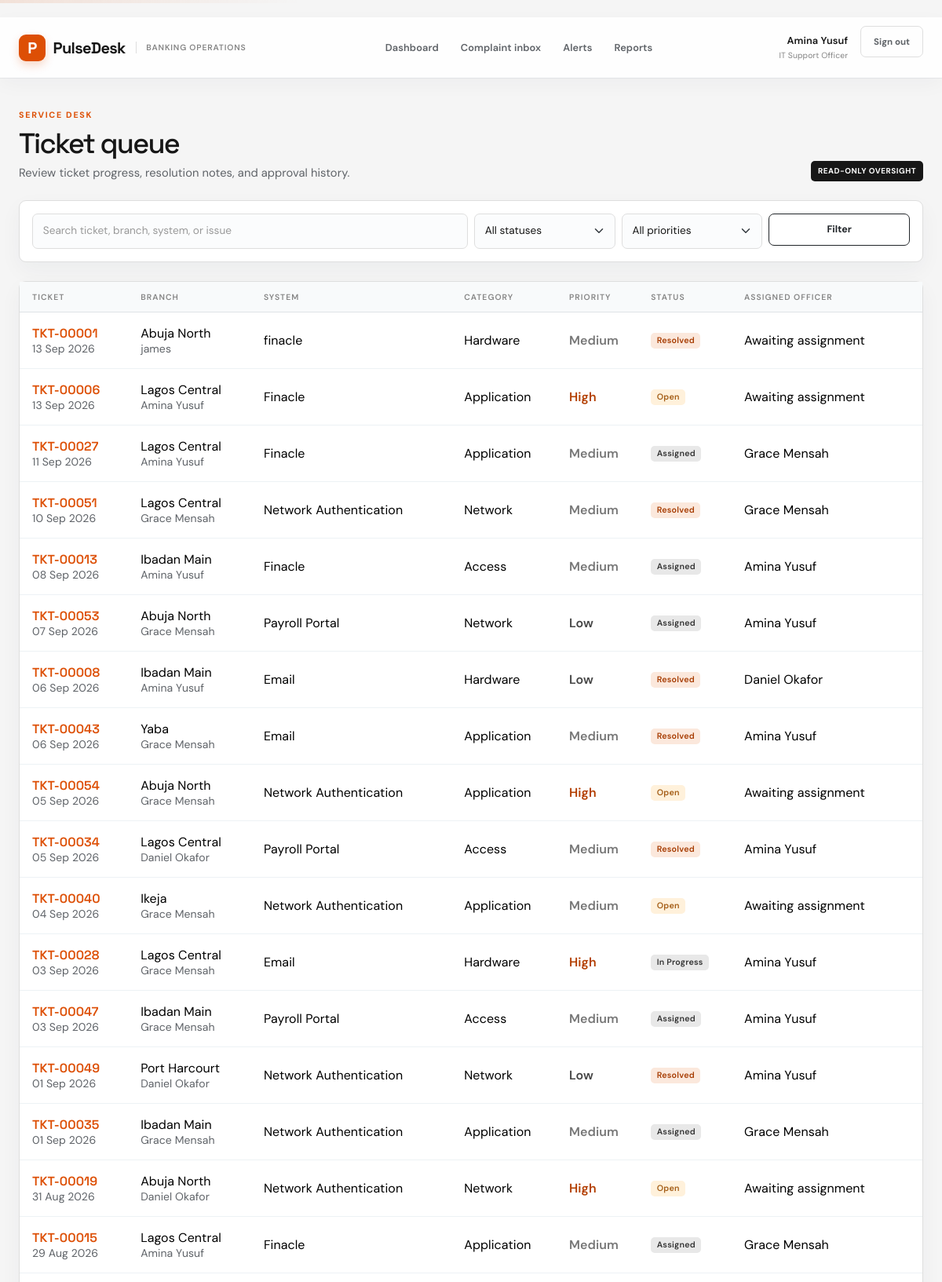
Page /tickets (signed in, upper part) on the committed database.
### app.py (models this page shows)
class User(db.Model):
    id = db.Column(db.Integer, primary_key=True)
    name = db.Column(db.String(120), nullable=False)
    email = db.Column(db.String(160), unique=True, nullable=False)
    password = db.Column(db.String(255), nullable=False)
    role = db.Column(db.String(40), nullable=False, default="IT Support Officer")

class Ticket(db.Model):
    id = db.Column(db.Integer, primary_key=True)
    ticket_number = db.Column(db.String(30), unique=True, nullable=False)
    branch_id = db.Column(db.Integer, db.ForeignKey("branch.id"), nullable=False)
    reported_by = db.Column(db.String(120), nullable=False)
    category = db.Column(db.String(80), nullable=False)
    system = db.Column(db.String(100), nullable=False)
    description = db.Column(db.Text, nullable=False)
    priority = db.Column(db.String(20), nullable=False, default="Medium")
    status = db.Column(db.String(30), nullable=False, default="Open")
    assigned_to = db.Column(db.String(120))
    created_at = db.Column(db.DateTime, nullable=False, default=datetime.utcnow)
    resolved_at = db.Column(db.DateTime)

class Branch(db.Model):
    id = db.Column(db.Integer, primary_key=True)
    branch_name = db.Column(db.String(120), nullable=False)
    location = db.Column(db.String(120), nullable=False)
    tickets = db.relationship("Ticket", backref="branch", lazy=True)

### app.py (the view, shortened to what this page needs)
@app.route("/tickets")
@login_required
def tickets():
    search, status, priority = (
        request.args.get("search", "").strip(),
        request.args.get("status", ""),
        request.args.get("priority", ""),
    )
    query = Ticket.query
    if status:
        query = query.filter_by(status=status)
    if priority:
        query = query.filter_by(priority=priority)
    return render_template(
        "ticket_queue.html", tickets=query.order_by(Ticket.created_at.desc()).all()
    )

### app.py (called while the page is built)
def current_user():
    user_id = session.get("user_id")
    return db.session.get(User, user_id) if user_id else None

@app.context_processor
def inject_user():
    return {"current_user": current_user()}

def login_required(view):
    @wraps(view)
    def wrapped(*args, **kwargs):
        if not session.get("user_id"):
            return redirect(url_for("login", next=request.path))
        return view(*args, **kwargs)
    return wrapped

### templates/ticket_queue.html (shortened to what this page needs)
{% extends "base.html" %}
{% block content %}
  <div class="d-flex flex-wrap justify-content-between align-items-end gap-3 mb-4">
    <div>
      <div class="eyebrow mb-2">Service desk</div>
      <h1 class="page-title mb-1">Ticket queue</h1>
      <p class="text-secondary mb-0">
        {% if current_user.role == "IT Supervisor" %}
          Assign new complaints and monitor work through closure approval.
        {% else %}
          Review ticket progress, resolution notes, and approval history.
        {% endif %}
      </p>
    </div>
    <span class="role-badge">{{ "Operational queue" if current_user.role == "IT Supervisor" else "Read-only oversight" }}</span>
  </div>
  <form class="card bg-white p-3 mb-4" method="get">
    <div class="row g-2">
      <div class="col-lg-6">
        <input class="form-control" name="search" value="{{ request.args.get('search', '') }}" placeholder="Search ticket, branch, system, or issue">
      </div>
      <div class="col-sm-4 col-lg-2">
        <select class="form-select" name="status">
          <option value="">All statuses</option>
        </select>
      </div>
      <div class="col-sm-4 col-lg-2">
        <select class="form-select" name="priority">
          <option value="">All priorities</option>
        </select>
      </div>
      <div class="col-sm-4 col-lg-2"><button class="btn btn-outline-dark w-100">Filter</button></div>
    </div>
  </form>
  <div class="card bg-white">
    <div class="table-responsive">
      <table class="table">
        <thead>
          <tr><th class="ps-3">Ticket</th><th>Branch</th><th>System</th><th>Category</th><th>Priority</th><th>Status</th><th class="pe-3">Assigned officer</th></tr>
        </thead>
        <tbody>
          {% for ticket in tickets %}
            <tr>
              <td class="ps-3">
                <a class="ticket-number" href="{{ url_for('ticket_detail', ticket_id=ticket.id) }}">{{ ticket.ticket_number }}</a>
                <div class="small text-secondary">{{ ticket.created_at.strftime("%d %b %Y") }}</div>
              </td>
              <td>{{ ticket.branch.branch_name }}<div class="small text-secondary">{{ ticket.reported_by }}</div></td>
              <td>{{ ticket.system }}</td>
              <td>{{ ticket.category }}</td>
              <td><span class="priority-{{ ticket.priority|lower }} fw-semibold">{{ ticket.priority }}</span></td>
              <td><span class="badge status-{{ ticket.status|lower|replace(' ', '-') }}">{{ ticket.status }}</span></td>
              <td class="pe-3">{{ ticket.assigned_to or 'Awaiting assignment' }}</td>
            </tr>
          {% else %}
            <tr><td colspan="7" class="empty-state">No tickets match these filters.</td></tr>
          {% endfor %}
        </tbody>
      </table>
    </div>
  </div>
{% endblock %}

### templates/base.html (shortened to what this page needs)
﻿<!doctype html>
<html lang="en">
  <head>
    <link
      href="https://cdn.jsdelivr.net/npm/bootstrap@5.3.3/dist/css/bootstrap.min.css"
      rel="stylesheet"
    >
    {% if style_version %}
      <link rel="stylesheet" href="{{ url_for('static', filename='style.css', v=style_version) }}">
    {% endif %}
  </head>
  <body
    data-login-path="{{ url_for('login') }}"
    data-login-page="{{ 'true' if request.endpoint == 'login' else 'false' }}"
  >
      <nav class="navbar navbar-expand-lg app-navbar {{ 'login-navbar' if request.endpoint == 'login' }}">
        <div class="container-fluid px-4">
          <a class="navbar-brand" href="{{ url_for('dashboard') }}">
            <span class="brand-mark">P</span>
            <span>PulseDesk</span>
            <span class="brand-caption">Banking operations</span>
          </a>
          {% if current_user %}
            <div class="collapse navbar-collapse" id="main-nav">
              <div class="navbar-nav mx-auto gap-lg-1">
                <a
                  class="nav-link {{ 'active' if request.endpoint == 'dashboard' }}"
                  href="{{ url_for('dashboard') }}"
                >
                  Dashboard
                </a>
                {% if current_user.role == 'IT Support Officer' %}
                  <a
                    class="nav-link {{ 'active' if request.endpoint in ['complaints', 'new_ticket'] }}"
                    href="{{ url_for('complaints') }}"
                  >
                    Complaint inbox
                  </a>
                {% endif %}
                <a
                  class="nav-link {{ 'active' if request.endpoint in ['alerts', 'alert_detail'] }}"
                  href="{{ url_for('alerts') }}"
                >
                  Alerts
                </a>
                <a
                  class="nav-link {{ 'active' if request.endpoint in ['reports', 'report_csv'] }}"
                  href="{{ url_for('reports') }}"
                >
                  Reports
                </a>
              </div>
              <div class="account-menu">
                <div class="account-identity">
                  <span class="account-name">{{ current_user.name }}</span>
                  <span class="account-role">{{ current_user.role }}</span>
                </div>
                <form method="post" action="{{ url_for('logout') }}">
                  <button class="btn btn-outline-dark btn-sm">Sign out</button>
                </form>
              </div>
            </div>
          {% endif %}
        </div>
      </nav>
    <main class="container-fluid px-4 py-4">
      {% block content %}{% endblock %}
    </main>
  </body>
</html>

### rows in the picture
User: name "Amina Yusuf", role "IT Support Officer", role "READ-ONLY OVERSIGHT"
Ticket: ticket_number "TKT-00001", created_at "13 Sep 2026", branch.branch_name "Abuja North", reported_by "james", system "finacle", category "Hardware", priority "Medium", status "Resolved", assigned_to "Awaiting assignment"
Ticket: ticket_number "TKT-00006", created_at "13 Sep 2026", branch.branch_name "Lagos Central", reported_by "Amina Yusuf", system "Finacle", category "Application", priority "High", status "Open", assigned_to "Awaiting assignment"
Ticket: ticket_number "TKT-00027", created_at "11 Sep 2026", branch.branch_name "Lagos Central", reported_by "Amina Yusuf", system "Finacle", category "Application", priority "Medium", status "Assigned", assigned_to "Grace Mensah"
Ticket: ticket_number "TKT-00051", created_at "10 Sep 2026", branch.branch_name "Lagos Central", reported_by "Grace Mensah", system "Network Authentication", category "Network", priority "Medium", status "Resolved", assigned_to "Grace Mensah"
Ticket: ticket_number "TKT-00013", created_at "08 Sep 2026", branch.branch_name "Ibadan Main", reported_by "Amina Yusuf", system "Finacle", category "Access", priority "Medium", status "Assigned", assigned_to "Amina Yusuf"
Ticket: ticket_number "TKT-00053", created_at "07 Sep 2026", branch.branch_name "Abuja North", reported_by "Grace Mensah", system "Payroll Portal", category "Network", priority "Low", status "Assigned", assigned_to "Amina Yusuf"
Ticket: ticket_number "TKT-00008", created_at "06 Sep 2026", branch.branch_name "Ibadan Main", reported_by "Amina Yusuf", system "Email", category "Hardware", priority "Low", status "Resolved", assigned_to "Daniel Okafor"
Ticket: ticket_number "TKT-00043", created_at "06 Sep 2026", branch.branch_name "Yaba", reported_by "Grace Mensah", system "Email", category "Application", priority "Medium", status "Resolved", assigned_to "Amina Yusuf"
Ticket: ticket_number "TKT-00054", created_at "05 Sep 2026", branch.branch_name "Abuja North", reported_by "Grace Mensah", system "Network Authentication", category "Application", priority "High", status "Open", assigned_to "Awaiting assignment"
Ticket: ticket_number "TKT-00034", created_at "05 Sep 2026", branch.branch_name "Lagos Central", reported_by "Daniel Okafor", system "Payroll Portal", category "Access", priority "Medium", status "Resolved", assigned_to "Amina Yusuf"
Ticket: ticket_number "TKT-00040", created_at "04 Sep 2026", branch.branch_name "Ikeja", reported_by "Grace Mensah", system "Network Authentication", category "Application", priority "Medium", status "Open", assigned_to "Awaiting assignment"
Ticket: ticket_number "TKT-00028", created_at "03 Sep 2026", branch.branch_name "Lagos Central", reported_by "Grace Mensah", system "Email", category "Hardware", priority "High", status "In Progress", assigned_to "Amina Yusuf"
Ticket: ticket_number "TKT-00047", created_at "03 Sep 2026", branch.branch_name "Ibadan Main", reported_by "Grace Mensah", system "Payroll Portal", category "Access", priority "Medium", status "Assigned", assigned_to "Amina Yusuf"
Ticket: ticket_number "TKT-00049", created_at "01 Sep 2026", branch.branch_name "Port Harcourt", reported_by "Daniel Okafor", system "Network Authentication", category "Network", priority "Low", status "Resolved", assigned_to "Amina Yusuf"
Ticket: ticket_number "TKT-00035", created_at "01 Sep 2026", branch.branch_name "Ibadan Main", reported_by "Grace Mensah", system "Network Authentication", category "Application", priority "Medium", status "Assigned", assigned_to "Grace Mensah"
Ticket: ticket_number "TKT-00019", created_at "31 Aug 2026", branch.branch_name "Abuja North", reported_by "Daniel Okafor", system "Network Authentication", category "Network", priority "High", status "Open", assigned_to "Awaiting assignment"
Ticket: ticket_number "TKT-00015", created_at "29 Aug 2026", branch.branch_name "Lagos Central", reported_by "Amina Yusuf", system "Finacle", category "Application", priority "Medium", status "Assigned", assigned_to "Grace Mensah"
